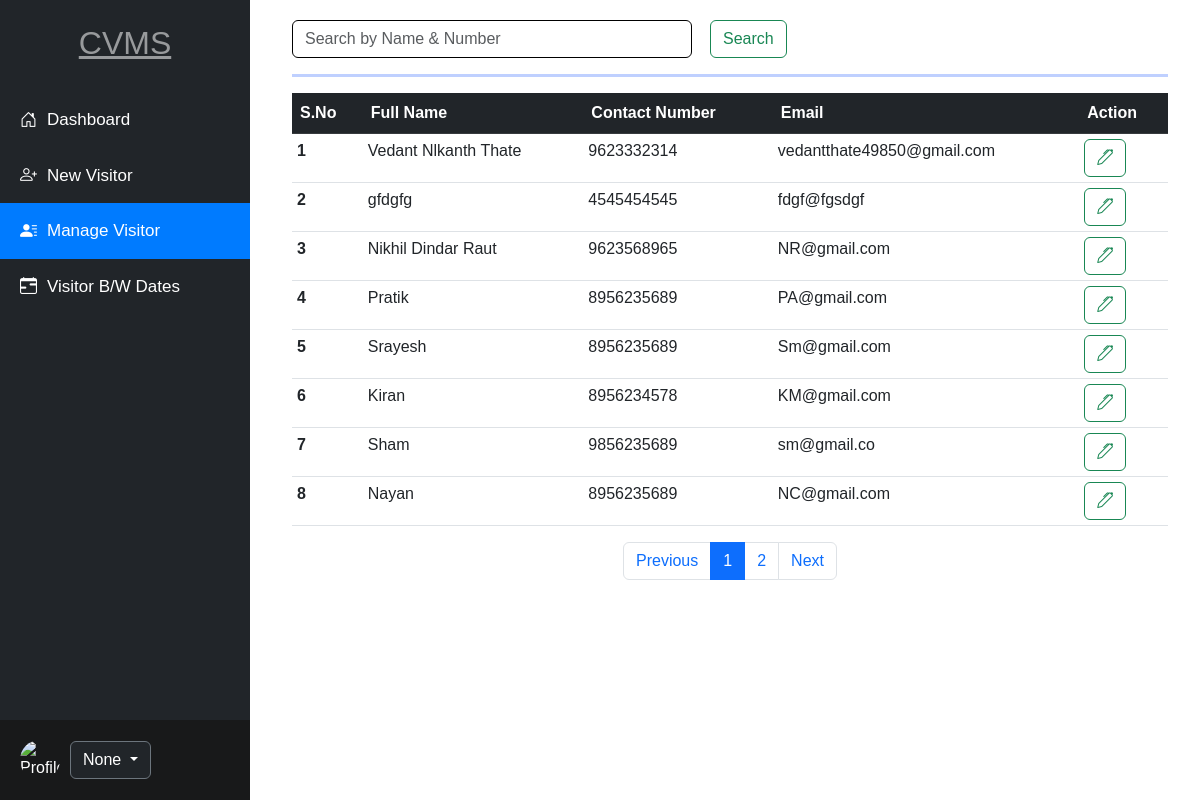
Screenshot of /managevisiter with the database file from the repository.
### app/models.py (models this page shows, shortened)
class Add_new_visiter(models.Model):
    id = models.AutoField(primary_key=True)
    fullname = models.CharField(max_length=100)
    email = models.EmailField()
    phonenum = models.CharField(max_length=15)
    address = models.TextField()
    whomtomeet = models.CharField(max_length=100)
    department = models.CharField(max_length=100)
    reasontomeet = models.CharField(max_length=255)
    date = models.DateField(auto_now_add=True)
    remark = models.CharField(max_length=20,default='')

### app/views.py (the view, shortened to what this page needs)
# urls.py: path('managevisiter',views.Managevisiter,name='managevisiter'),
def Managevisiter(request):
    username = request.session.get('username')
    visitors = None
    if not visitors:
        try:
            visitors = Add_new_visiter.objects.all()
        except :
            messages.error(request,"Something went wrong...!")
    paginator = Paginator(visitors, 8)
    page_number = request.GET.get('page')
    try:
        page_obj  = paginator.get_page(page_number)
    except PageNotAnInteger:
        page_obj = paginator.page(1)
    param = {'visitors':page_obj,'username': username}
    return render(request,'managevisiter.html',param)

### app/templates/managevisiter.html (shortened to what this page needs)
<!DOCTYPE html>
<html lang="en">
<head>
    <link href="https://cdn.jsdelivr.net/npm/bootstrap@5.3.0-alpha1/dist/css/bootstrap.min.css" rel="stylesheet">
    <link href="https://cdnjs.cloudflare.com/ajax/libs/bootstrap-icons/1.5.0/font/bootstrap-icons.min.css" rel="stylesheet">
    <link rel="stylesheet" href="https://cdn.jsdelivr.net/npm/bootstrap-table@1.23.2/dist/bootstrap-table.min.css">
</head>
<body>
    <div class="container-fluid">
        <div class="sidebar">
            <div>
                <h2 class="mt-1">CVMS</h2>
                <a href="/dashboard"><i class="bi bi-house-door"></i>Dashboard</a>
                <a href="/newvisiter"><i class="bi bi-person-plus"></i>New Visitor</a>
                <a href="/managevisiter"><i class="bi bi-person-lines-fill"></i>Manage Visitor</a>
                <a href="/visitbydate"><i class="bi bi-calendar-range"></i>Visitor B/W Dates</a>
            </div>
            <div class="profile-section">
                <img src="https://encrypted-tbn0.gstatic.com/images?q=tbn:ANd9GcTpvAh_S9v0U8Sy7IK76J4PMEATaqYuc8j_lQ&s" alt="Profile Image">
                <div class="dropdown">
                    <button class="btn btn-secondary dropdown-toggle bg-dark" type="button" id="dropdownMenuButton"
                        data-bs-toggle="dropdown" aria-expanded="false">
                        {{ username }}
                    </button>
                </div>
            </div>
        </div>
        <div class="content">
            <div class="search-bar mb-1">
                <form class="d-flex" method="post">
                    <input class="form-control me-2" type="search" name="searchfield" placeholder="Search by Name & Number" autocomplete="off" aria-label="Search">
                    <button class="btn btn-outline-success" type="submit">Search</button>
                </form>
            </div>
            <hr class="my-3" style="border-top: 3px solid rgb(0, 68, 255);">
            <div class="table1">
                <table class="table">
                    <thead class="thead-dark">
                        <tr class="table-dark">
                            <th scope="col">S.No</th>
                            <th scope="col">Full Name</th>
                            <th scope="col">Contact Number</th>
                            <th scope="col">Email</th>
                            <th scope="col">Action</th>
                        </tr>
                    </thead>
                    <tbody>
                        {% for visitor in visitors %}
                        <tr>
                            <th>{{ forloop.counter }}</th>
                            <td>{{ visitor.fullname }}</td>
                            <td>{{ visitor.phonenum }}</td>
                            <td>{{ visitor.email }}</td>
                            <td><a class="btn btn-outline-success" href="/updatevisiter/{{ visitor.id }}"><i class="bi bi-pen"></i></a></td>
                        </tr>
                        {% endfor %}
                    </tbody>
                </table>
                <nav aria-label="Visitor navigation">
                    <ul class="pagination justify-content-center">
                        {% if visitors.has_previous %}
                            <li class="page-item">
                                <a class="page-link" href="?page={{ visitors.previous_page_number}}">Previous</a>
                            </li>
                        {%  else %}
                            <li class="page-item">
                                <a class="page-link" tabindex="-1">Previous</a>
                            </li>
                        {% endif %}
                        {% for i in visitors.paginator.page_range %}
                            {% if i == visitors.number %}
                                <li class="page-item">
                                    <a class="page-link active" href="?page={{i}}">{{i}}</a>
                                </li>
                            {% else %}
                                <li class="page-item">
                                    <a class="page-link" href="?page={{i}}">{{i}}</a>
                                </li>
                            {% endif %}
                        {% endfor %}
                        {% if visitors.has_next %}
                            <li class="page-item">
                                <a class="page-link" href="?page={{ visitors.next_page_number }}">Next</a>
                            </li>
                        {%else%}
                            <li class="page-item">
                                <a class="page-link" tabindex="-1">Next</a>
                            </li>
                        {% endif %}
                    </ul>
                </nav>
            </div>
        </div>
    </div>
</body>
</html>

### app/templates/managevisiter.html (style rules this page uses)
body { font-family: Arial, sans-serif; margin: 0; }
.sidebar { height: 100vh; width: 250px; position: fixed; top: 0; left: 0; background-color: #212529; color: white; padding-top: 20px; display: flex; flex-direction: column; justify-content: space-between; }
.sidebar a { color: white; padding: 15px 20px; text-decoration: none; font-size: 17px; display: flex; align-items: center; }
.sidebar a.active { background-color: #007bff; color: white; }
.sidebar a i { margin-right: 10px; }
.sidebar .profile-section { padding: 20px; display: flex; align-items: center; background-color: #18191a; }
.sidebar .profile-section img { border-radius: 50%; width: 40px; height: 40px; margin-right: 10px; }
.sidebar h2 { text-align: center; text-decoration: underline; margin-bottom: 30px; color: rgba(255, 255, 255, 0.538); }
.content { margin-left: 260px; padding: 20px; }
.search-bar input { width: 400px; border: 1px solid black; }
.search-bar button { margin-left: 10px; }
.table1 table tbody tr { padding: 0 !important; margin: 0 !important; }
.table1 table tbody tr td, .table1 table tbody tr th { padding: 5px !important; }
.table1 table tbody tr:nth-child(odd) { background-color: #ffffff; }
.table1 table tbody tr:nth-child(even) { background-color: #a3e4d7a8; }

### rows the page displays
Add_new_visiter: fullname "Vedant Nlkanth Thate", phonenum "9623332314", email "vedantthate49850@gmail.com"
Add_new_visiter: fullname "gfdgfg", phonenum "4545454545", email "fdgf@fgsdgf"
Add_new_visiter: fullname "Nikhil Dindar Raut", phonenum "9623568965", email "NR@gmail.com"
Add_new_visiter: fullname "Pratik", phonenum "8956235689", email "PA@gmail.com"
Add_new_visiter: fullname "Srayesh", phonenum "8956235689", email "Sm@gmail.com"
Add_new_visiter: fullname "Kiran", phonenum "8956234578", email "KM@gmail.com"
Add_new_visiter: fullname "Sham", phonenum "9856235689", email "sm@gmail.co"
Add_new_visiter: fullname "Nayan", phonenum "8956235689", email "NC@gmail.com"

### other values shown
{{ username }} "None"
{{ i }} "1"
{{ i }} "2"
